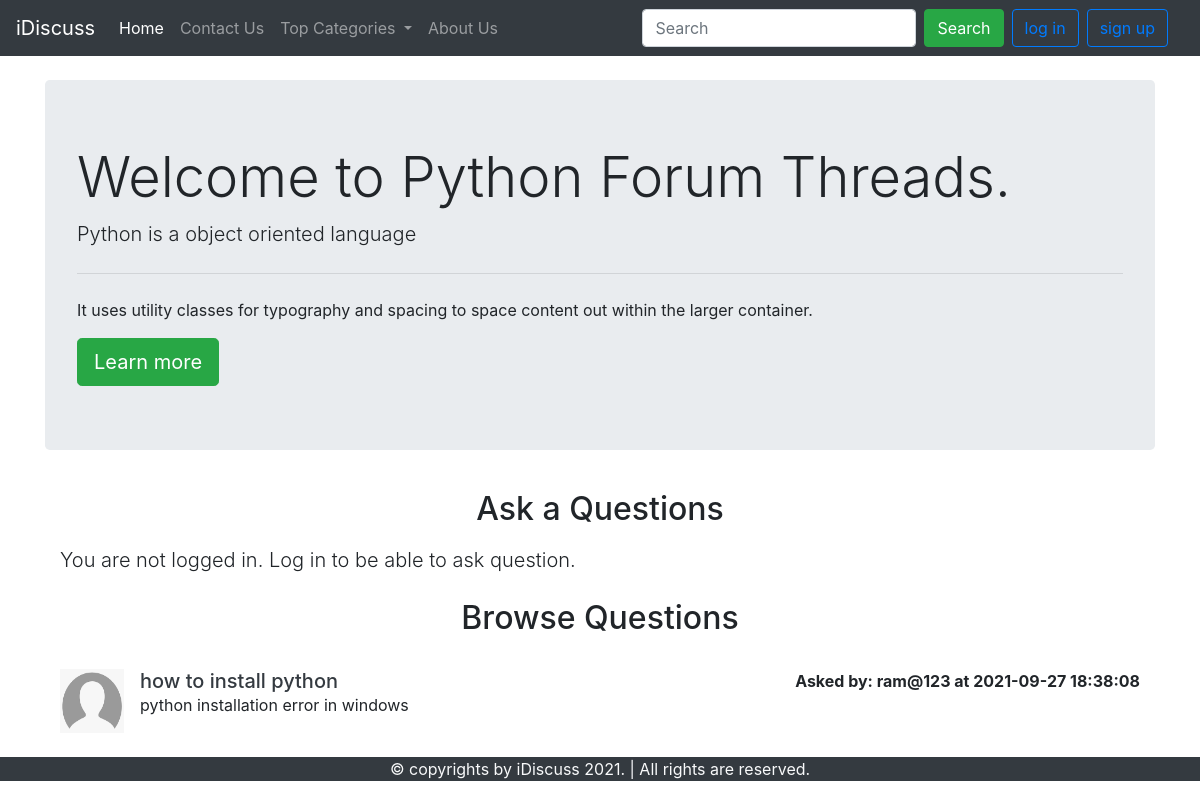
The app's page /threadlist.php?catid=1 with its own data.
### tables this page shows
CREATE TABLE `category` (
  `category_id` int(20) NOT NULL,
  `category_name` varchar(255) NOT NULL,
  `category_desc` varchar(255) NOT NULL,
  `created` datetime NOT NULL DEFAULT current_timestamp()
);

CREATE TABLE `threads` (
  `thread_id` int(11) NOT NULL,
  `thread_title` text NOT NULL,
  `thread_desc` varchar(255) NOT NULL,
  `thread_cat_id` int(10) NOT NULL,
  `thread_user` int(10) NOT NULL,
  `thread_created` datetime NOT NULL DEFAULT current_timestamp()
);

CREATE TABLE `users` (
  `user_id` int(10) NOT NULL,
  `user_email` varchar(50) NOT NULL,
  `user_pass` varchar(255) NOT NULL,
  `create_date` datetime NOT NULL DEFAULT current_timestamp()
);

### threadlist.php (the view, shortened to what this page needs)
<!doctype html>
<html lang="en">
<head>
    <link rel="stylesheet" href="https://cdn.jsdelivr.net/npm/bootstrap@4.5.3/dist/css/bootstrap.min.css"
>
    <link rel="stylesheet" href="style/style.css">
</head>
<body>
    <?php include 'partial/_dbconnect.php';?>
    <?php include "partial\header.php";?>
    <?php
$id = $_GET['catid'];
$sql = "SELECT * FROM `category` WHERE category_id=$id";
$result = mysqli_query($conn, $sql);
while ($row = mysqli_fetch_assoc($result)) {
  $catname = $row['category_name'];
  $catdesc = $row['category_desc'];
}
?>
    <div class="container my-4">
        <div class="jumbotron">
            <h1 class="display-4">Welcome to <?php echo $catname; ?> Forum Threads.</h1>
            <p class="lead"><?php echo $catdesc; ?></p>
            <hr class="my-4">
            <p>It uses utility classes for typography and spacing to space content out within the larger container.</p>
            <a class="btn btn-success btn-lg" href="#" role="button">Learn more</a>
        </div>
        <?php
        if (isset($_SESSION['loggedin'])&&$_SESSION['loggedin']==true) {
            echo '<div class="container">
                <h2 class="text-center py-2">Ask a Questions</h2>
                <form action="'.$_SERVER['REQUEST_URI'].'" method="post">
                    <div class="form-group">
                        <label for="th_title">Thread Title</label>
                        <input type="text" class="form-control" id="th_title" name="title" aria-describedby="th_title">
                        <small id="th_title" class="form-text text-muted">Keep Title as short & crisp as possible.</small>
                    </div>
                    <input type="hidden" name="uid" value="'.$_SESSION['uid'].'">
                    <div class="form-group">
                        <label for="th_desc">Ellaborate your Queries</label>
                        <textarea class="form-control" id="th_desc" name="desc" rows="3"></textarea>
                    </div>
                    <button type="submit" class="btn btn-success">Submit</button>
                </form>
                </div>';
        }
        else {
            echo '<div class="container">
                    <h2 class="text-center py-2">Ask a Questions</h2>
                    <p class="lead">You are not logged in. Log in to be able to ask question.</p>
                </div>';
        }
       ?>
        <div class="container">
            <h2 class="text-center py-2">Browse Questions</h2>
            <?php
            $id = $_GET['catid'];
            $sql = "SELECT * FROM `threads` WHERE thread_cat_id=$id";
            $result = mysqli_query($conn, $sql);
            while ($row = mysqli_fetch_assoc($result)) {
              $id = $row['thread_id'];
              $title = $row['thread_title'];
              $desc = $row['thread_desc'];
              $thread_uid=$row['thread_user'];
              $sql2="SELECT user_email FROM `users` WHERE user_id=$thread_uid";
              $result2=mysqli_query($conn,$sql2);
              $row2=mysqli_fetch_assoc($result2);
              echo '<div class="media my-4">
                            <img src="img/user.png" width="64px" height="64px" class="mr-3" alt="user_img">
                            <div class="media-body">
                                <h5 class="mt-0 my-0"><a class="text-dark" href="thread.php?threadid=' . $id . '">' . $title . '</a></h5>
                                ' . $desc . '
                            </div><p class="font-weight-bold my-0"> Asked by: '.$row2['user_email'].' at '.$row['thread_created'].'</p>
                        </div>';
            }
            ?>
        </div>
    </div>
    <?php include "partial/footer.php";?>
</body>
</html>

### partial/header.php (shortened to what this page needs)
<?php
echo '<nav class="nav navbar navbar-expand-lg navbar-dark bg-dark">
  <a class="navbar-brand" href="/forum/index.php">iDiscuss</a>
  <button class="navbar-toggler" type="button" data-toggle="collapse" data-target="#navbarSupportedContent"
    aria-controls="navbarSupportedContent" aria-expanded="false" aria-label="Toggle navigation">
    <span class="navbar-toggler-icon"></span>
  </button>
  <div class="collapse navbar-collapse" id="navbarSupportedContent">
    <ul class="navbar-nav mr-auto">
      <li class="nav-item active">
        <a class="nav-link" href="index.php">Home <span class="sr-only">(current)</span></a>
      </li>
      <li class="nav-item">
        <a class="nav-link" href="contact.php">Contact Us</a>
      </li>
      <li class="nav-item dropdown">
      <a class="nav-link dropdown-toggle" href="#" id="navbarDropdown" role="button" data-toggle="dropdown"
      aria-haspopup="true" aria-expanded="false">
      Top Categories
      </a>
      <div class="dropdown-menu" aria-labelledby="navbarDropdown">';
      echo '</div>
      </li>
      <li class="nav-item">
        <a class="nav-link" href="about.php">About Us</a>
      </li>
    </ul>
    <div class="row mx-2">';
    if(isset($_SESSION['loggedin'])&&$_SESSION['loggedin']==true){
      echo '<form class="form-inline my-2 my-lg-0" method="get" action="search.php">
      <input class="form-control mr-sm-2" type="search" placeholder="Search" aria-label="Search" name="search">
      <button class="btn btn-success my-2 my-sm-0" type="submit">Search</button>
      <p class="text-light mx-2 my-0">Welcome '.$_SESSION['username'].'</p>
      </form>
      <a href="partial/_logout.php" class="btn btn-outline-primary ml-2">log out</a>';
    }
    else
    {
      echo '<form class="form-inline my-2 my-lg-0" method="get" action="search.php">
      <input class="form-control mr-sm-2" type="search" placeholder="Search" aria-label="Search" name="search">
      <button class="btn btn-success my-2 my-sm-0" type="submit">Search</button>
    </form>
      <button class="btn btn-outline-primary ml-2" data-toggle="modal" data-target="#login">log in</button>
      <button class="btn btn-outline-primary mx-2" data-toggle="modal" data-target="#signup">sign up</button>';
    }
      echo '  </div>
      </div>
    </nav>';
?>

### partial/footer.php
<?php
echo '<div class="container-fluid bg-dark text-light">
<p class="mb-0 text-center">&copy copyrights by iDiscuss ' . date('Y') . '.&nbsp| All rights are reserved.</p>
</div>';
?>

### records on screen
category: category_name "Python", category_desc "Python is a object oriented language"
threads: thread_title "how to install python", thread_desc "python installation error in windows", users.user_email "ram@123", thread_created "2021-09-27 18:38:08"
